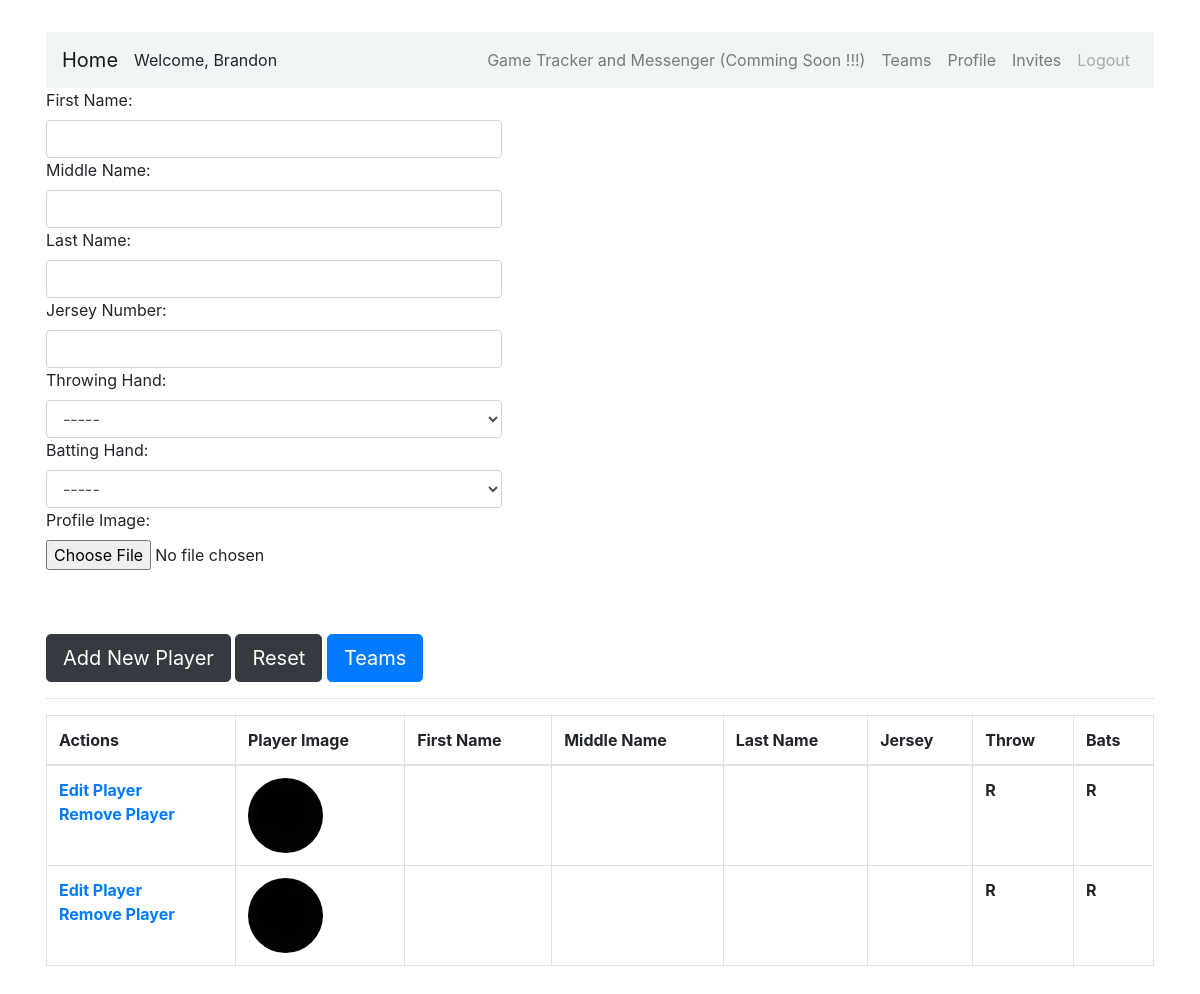
Screenshot of /team/rosters/15 (signed in) with the database file from the repository.
### users/models.py (models this page shows, shortened)
class TeamRoster(models.Model):
      class ThrowingBattingHand(models.TextChoices):
            RIGHT = 'R'
            LEFT = 'L'
            BOTH='B'
      TeamPlayerID = models.AutoField(primary_key=True)
      FirstName = models.CharField(default="", max_length=1000)
      MiddleName = models.CharField(default="", max_length=1000)
      LastName = models.CharField(default="", max_length=1000)
      FullName = models.CharField(max_length=1000, default="")
      Team=models.ForeignKey(Team, on_delete=models.CASCADE)
      JerseyNumber = models.CharField(max_length=10, default="")
      ThrowingHand = models.CharField(max_length=2000, choices=ThrowingBattingHand.choices, default=ThrowingBattingHand.RIGHT,)
      BattingHand = models.CharField(max_length=2000, choices=ThrowingBattingHand.choices, default=ThrowingBattingHand.RIGHT,)
      ProfileImage = models.ImageField(default='default.jpg', upload_to='player_profile_images')

### users/teamroster_views.py (the view, shortened to what this page needs)
# urls.py: path('team/rosters/<int:id>', TeamRosterView, name='team-rosters'),
@login_required
def TeamRosterView(request,id):
    if(request.method == 'GET'):
       teamID = get_object_or_404(Team, TeamID=id)
       teamRosters = TeamRoster.objects.filter(Team_id=id).all()
       teamRosterForm = TeamRosterForm()
       return render(request, 'teams/players/TeamRoster.html', {'TeamRoster': teamRosters, 'Team_Roster_Form': teamRosterForm})

### users/forms.py
class TeamRosterForm(forms.ModelForm):
      FirstName = forms.CharField(required=False,label="First Name",widget=forms.TextInput(attrs={'class': 'form-control'}))
      MiddleName = forms.CharField(required=False, label="Middle Name",widget=forms.TextInput(attrs={'class': 'form-control'}))
      LastName = forms.CharField(required=False, label="Last Name",widget=forms.TextInput(attrs={'class': 'form-control'}))
      JerseyNumber = forms.CharField(required=False, label="Jersey Number",widget=forms.TextInput(attrs={'class': 'form-control'}))
      ThrowingHand = forms.ChoiceField(required=False,label="Throwing Hand",choices=THROWING_BATTING_HAND_LIST, widget=forms.Select(attrs={'class':'form-control'}))
      BattingHand = forms.ChoiceField(required=False,label="Batting Hand",choices=THROWING_BATTING_HAND_LIST, widget=forms.Select(attrs={'class':'form-control'}))
      ProfileImage =forms.ImageField(required=False,label="Profile Image",widget=forms.FileInput(attrs={'class': 'form-control-file'}))
      class Meta:
        model=TeamRoster
        fields = ['FirstName', 'MiddleName', 'LastName', 'JerseyNumber','ThrowingHand','BattingHand','ProfileImage']
        exclude =["Team"]

### users/templates/teams/players/TeamRoster.html (shortened to what this page needs)
{% extends "users/base.html" %}
{% block content %}
    <div class="form-content">
        <form method="post" enctype="multipart/form-data">
            <div class="form-row">
                <div class="col-md-5">
                    <div class="form-group">
                            {{ Team_Roster_Form }}
                    </div>
                </div>
            </div>
            <br><br>
            <button type="submit" class="btn btn-dark btn-lg">Add New Player</button>
            <button type="reset" class="btn btn-dark btn-lg">Reset</button>
            <a href="{% url 'teams' %}" class="btn btn-primary btn-lg">Teams</a>
        </form>
        <hr />
        <table class="table table-bordered">
            <thead>
              <tr>
                <th scope="col">Actions </th>
                <th scope="col">Player Image</th>
                <th scope="col">First Name</th>
                <th scope="col">Middle Name</th>
                <th scope="col">Last Name</th>
                <th scope="col">Jersey</th>
                <th scope="col">Throw</th>
                <th scope="col">Bats</th>
              </tr>
            </thead>
            <tbody>
                {% for roster in TeamRoster %}
                    <tr>
                        <th scope="row">
                            <a href="{% url 'team-edit-roster' roster.TeamPlayerID %}">Edit Player</a><br/>
                            <a href="{% url 'team-delete-roster' roster.TeamPlayerID %}">Remove Player</a><br/>
                        </th>
                        <th scope="row"> <img class="rounded-circle account-img" width="75" height="75" src="{{ roster.ProfileImage.url }}" style="cursor: pointer;"/></th>
                            <th scope="row">{{ roster.FirstName }}</th>
                        <th scope="row">{{ roster.MiddleName }}</th>
                        <th scope="row">{{ roster.LastName }}</th>
                        <th scope="row">{{ roster.JerseyNumber }}</th>
                        <th scope="row">{{ roster.ThrowingHand }}</th>
                        <th scope="row">{{ roster.BattingHand }}</th>
                    </tr>
                {% endfor %}
            </tbody>
          </table>
    </div>
{% endblock content %}

### users/templates/users/base.html (shortened to what this page needs)
<!doctype html>
<html lang="en">
<head>
    <link rel="stylesheet" href="https://maxcdn.bootstrapcdn.com/bootstrap/4.0.0/css/bootstrap.min.css">
	<link rel="stylesheet" href="https://use.fontawesome.com/releases/v5.8.2/css/all.css">
</head>
<body>
  <div class="container p-3 my-3">
    <div class="row">
      <div class="col-md-12">
        <nav class="navbar navbar-expand-md navbar-light " style="background-color: #f0f5f5">
          <a href="/" class="navbar-brand">Home</a>Welcome, {{user.first_name.title|default:'Guest'}}
            <div class="collapse navbar-collapse" id="navbarCollapse">
                <div class="navbar-nav ml-auto">
                  {% if user.is_authenticated %}
                    <ul class="nav ">
                      <li class="nav-item">
                        <a class="nav-link" href="" class="nav-link disabled" class="nav-item nav-link">Game Tracker and Messenger (Comming Soon !!!)</a>
                      </li>
                      <li class="nav-item">
                        <a class="nav-link" href="{% url 'teams' %}" class="nav-item nav-link">Teams</a>
                      </li>
                      <li class="nav-item">
                        <a class="nav-link" href="{% url 'users-profile' %}" class="nav-item nav-link">Profile</a>
                      </li>
                      <li class="nav-item">
                        <a class="nav-link" href="{% url 'team-invites' %}" class="nav-item nav-link">Invites</a>
                      </li>
                      <li class="nav-item">
                        <a class="nav-link disabled" href="{% url 'logout' %}" class="nav-item nav-link">Logout</a></a>
                      </li>
                    </ul>
                  {% else %}
                    <a href="{% url 'login' %}" class="nav-item nav-link">Sign in</a>
                  {% endif %}
                </div>
            </div>
        </nav>
        {% block content %}{% endblock %}
      </div>
    </div>
  </div>
</body>
</html>

### rows the page displays
TeamRoster: ProfileImage (placeholder picture), ThrowingHand "R", BattingHand "R"
TeamRoster: ProfileImage (placeholder picture), ThrowingHand "R", BattingHand "R"

### other values shown
{{ user.first_name.title|default:'Guest' }} "Brandon"
